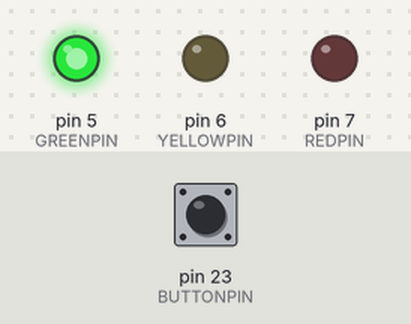
Recording of a sketch running on a simulated Arduino Mega 2560, built with avr-gcc and run on an emulated ATmega2560. Parts: output pins drawn as LEDs (lit = HIGH). The test bench sets the inputs (shaded band); at power-on: pin 23 (BUTTONPIN) LOW.

Above: at 1.2 s.
1.3 s: pin 23 (BUTTONPIN) pulled HIGH for 0.15 s
At 1.7 s:
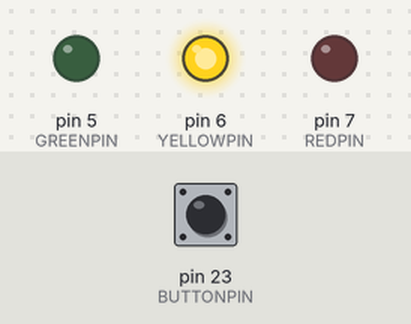
At 4.1 s:
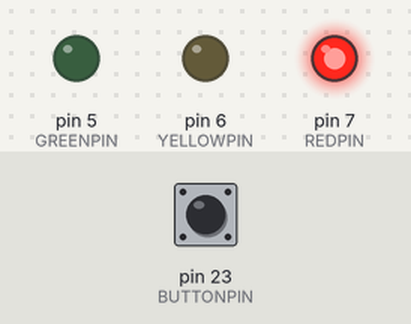
4.4 s: pin 23 (BUTTONPIN) pulled HIGH for 1 s
At 14.5 s:
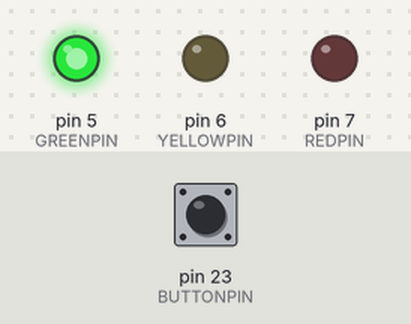
Timing chart, 0 to 16.0 s (numbered marks = the images above; inputs shaded):
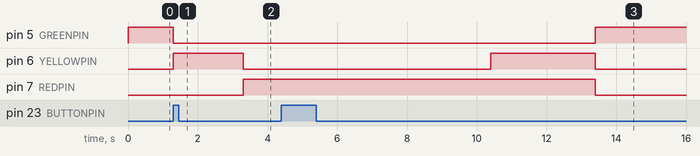

Measured:
- after the input at 1.3 s, pin 5 (GREENPIN): HIGH → LOW at once; pin 6 (YELLOWPIN): LOW → HIGH at once, → LOW 2.0 s later; pin 7 (REDPIN): LOW → HIGH after 2.0 s
- after the input at 4.4 s, pin 5 (GREENPIN): LOW → HIGH after 9.0 s instead of 5.0 s; pin 7 (REDPIN): HIGH → LOW after 9.0 s instead of 5.0 s

The sketch:

TrafficLight3.ino
```cpp
/*
 * Project: Traffic Light
 * Description: Teach OOP to the class
 * Author: Brian Rashap
 * Date: 08-OCT-2021
 */

#include "TrafficLight.h"
#include "Button.h"
#include "IoTTimer.h"

// Declare Pins
const int GREENPIN = 5;
const int YELLOWPIN = 6;
const int REDPIN = 7;
const int BUTTONPIN = 23;

const int TIMER_RED = 5000;

IoTTimer lightTimer;
TrafficLight lightOne(GREENPIN,YELLOWPIN,REDPIN);
Button button(BUTTONPIN);

void setup() {

}

void loop() {
  if(button.isPressed()) {
    lightOne.stop();
    lightTimer.startTimer(TIMER_RED);
  }
  else {
    if(lightTimer.isTimerReady()) {
          lightOne.go();
    }
  }

  lightOne.trafficLoop();
}
```

Button.h
```cpp
#ifndef _BUTTON_H_
#define _BUTTON_H_

class Button {
  int _buttonPin;

  public:
    Button(int buttonPin) {
      _buttonPin = buttonPin;
      pinMode(_buttonPin,INPUT);
    }

    bool isPressed() {
      return digitalRead(_buttonPin);
    }
};

#endif // _BUTTON_H_
```

IoTTimer.h
```cpp
#ifndef _IOTTIMER_H_
#define _IOTTIMER_H_

class IoTTimer {

  unsigned int _timerStart, _timerTarget;

  public:
    //IoT Constructor with no parameters
    IotTimer() {}

    void startTimer(unsigned int msec) {
      _timerStart = millis();
      _timerTarget = msec;
    }

    bool isTimerReady() {
      return ((millis() - _timerStart) >= _timerTarget);
    }
};

#endif // _IOTTIMER_H_
```

TrafficLight.h
```cpp
#ifndef _TRAFFICLIGHT_H_
#define _TRAFFICLIGHT_H_

#include "IoTTimer.h"

class TrafficLight {
  const int TIMER_RED_YELLOW = 3000;
  const int TIMER_YELLOW = 2000;

  int _greenLED;
  int _yellowLED;
  int _redLED;

  enum State {
    GREEN,
    YELLOW,
    RED,
    RED_YELLOW
  };

  State _currentState = GREEN;
  State _targetState = GREEN;

  IoTTimer timer;

  public:
    TrafficLight(int greenLED, int yellowLED, int redLED) {
      _greenLED = greenLED;
      _yellowLED = yellowLED;
      _redLED = redLED;

      pinMode(_greenLED,OUTPUT);
      pinMode(_yellowLED,OUTPUT);
      pinMode(_redLED,OUTPUT);
    }

    void go() {
      _targetState = GREEN;
    }

    void stop() {
      _targetState = RED;
    }

    void trafficLoop() {
      if(_targetState == GREEN) {
        goToGreen();
      }
      else {
        goToRed();
      }
    }

  private:
    void goToGreen() {
      switch(_currentState) {
        case RED:
          red();
          _currentState = RED_YELLOW;
          timer.startTimer(TIMER_RED_YELLOW);
          break;
        case RED_YELLOW:
          red_yellow();
          if(timer.isTimerReady()) {
            _currentState = GREEN;
          }
          break;
        case GREEN:
          green();
          break;
        case YELLOW:
          _currentState = RED;
          break;
      }
    }

    void goToRed() {
      switch (_currentState) {
        case GREEN:
          green();
          _currentState = YELLOW;
          timer.startTimer(TIMER_YELLOW);
          break;
        case YELLOW:
          yellow();
          if (timer.isTimerReady()) {
            _currentState = RED;
          }
          break;
        case RED:
          red();
          break;
        case RED_YELLOW:
          _currentState = GREEN;
          break;
      }
    }

    void green() {
      digitalWrite(_greenLED, HIGH);
      digitalWrite(_yellowLED, LOW);
      digitalWrite(_redLED, LOW);
    }

    void yellow() {
      digitalWrite(_greenLED, LOW);
      digitalWrite(_yellowLED, HIGH);
      digitalWrite(_redLED, LOW);
    }

    void red() {
      digitalWrite(_greenLED, LOW);
      digitalWrite(_yellowLED, LOW);
      digitalWrite(_redLED, HIGH);
    }

    void red_yellow() {
      digitalWrite(_greenLED, LOW);
      digitalWrite(_yellowLED, HIGH);
      digitalWrite(_redLED, HIGH);
    }
};

#endif // _TRAFFICLIGHT_H_
```
